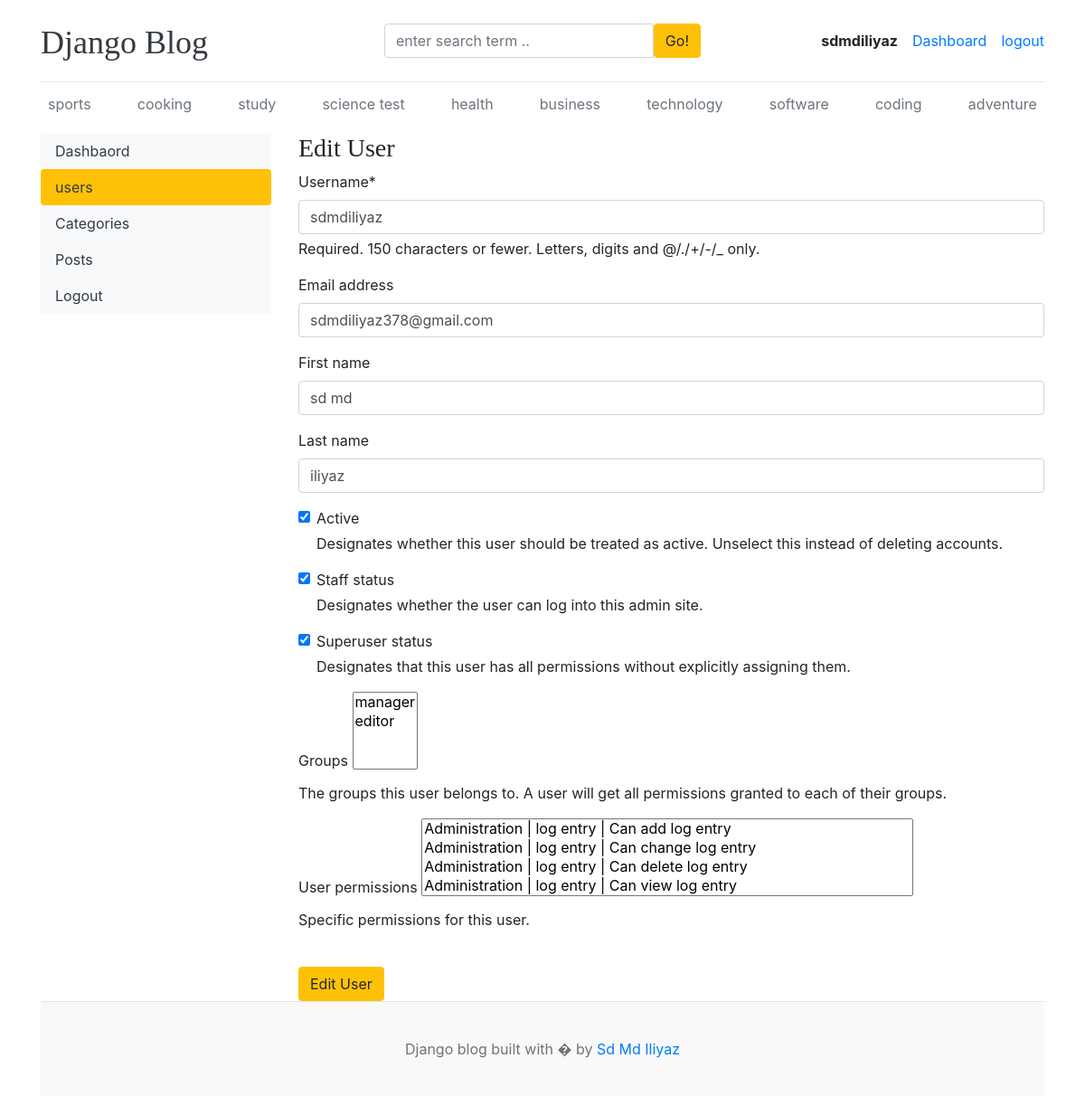
The page /dashboard/users/edit/1/ (signed in) on the database its author committed.
### blog_app/models.py (models this page shows, shortened)
class Category(models.Model):
    category_name = models.CharField(max_length=100 , unique=True)
    created_at = models.DateTimeField(auto_now_add=True)
    updated_at = models.DateTimeField(auto_now=True)
    class Meta:
        verbose_name_plural = 'Categories'

### dashboards/views.py (the view)
# urls.py: path('users/edit/<int:pk>/',views.edit_user,name="edit_user"),
def edit_user(request,pk):
    user = get_object_or_404(User,pk=pk)
    if request.method == "POST":
        form=EditUserForm(request.POST,instance=user)
        if form.is_valid():
            form.save()
            return redirect('users')
    form=EditUserForm(instance=user)
    context = {
        'form':form,
    }
    return render(request,'dashboard/edit_user.html',context)

### dashboards/forms.py
class EditUserForm(forms.ModelForm):
    class Meta:
        model=User
        fields=('username','email','first_name','last_name','is_active','is_staff','is_superuser','groups','user_permissions')

### blog_app/context_processors.py (called while the page is built)
def get_category(request):
    categories=Category.objects.all()
    return dict(categories=categories)

def get_sociallinks(request):
    social_link=SocialLink.objects.all()
    return dict(social_link=social_link)

### templates/dashboard/edit_user.html (shortened to what this page needs)
{% extends 'base.html' %}
{% block content %}
{% load crispy_forms_tags %}
<div class="row">
    {% include 'dashboard/sidebar.html' %}
     <div class='col-md-9'>
        {% if perms.auth.edit_user %}
            <h3>Edit User</h3>
            <form action="" method="POST">
                {{ form | crispy }}
                <br>
                <button type="submit" class='btn btn-warning'>Edit User</button>
            </form>
        {% else %}
            <h3>You don't have permission to view this page</h3>
        {% endif %}
     </div>
</div>
{% endblock %}

### templates/base.html (shortened to what this page needs)
 {% load static %}
<!DOCTYPE html>
<html lang="en">
<head>
    <link href="https://getbootstrap.com/docs/4.0/dist/css/bootstrap.min.css" rel="stylesheet">
    <link href="{% static 'css/blog.css' %}" rel="stylesheet">
    <link rel="stylesheet" href="https://cdnjs.cloudflare.com/ajax/libs/font-awesome/4.7.0/css/font-awesome.min.css">
  </head>
<body>
    <div class="container">
      <header class="blog-header py-3">
        <div class="row flex-nowrap justify-content-between align-items-center">
          <div class="col-4 pt-1">
            <a class="blog-header-logo text-dark" href="/">Django Blog</a>
          </div>
          <div class = 'col-4'>
            <form action='{% url 'search' %}' method="GET">
              <div class='input-group'>
                <input name="keyword" type="text" value="{{ keyword }}" class="form-control" placeholder="enter search term .. " area-label="enter Search" >
                <button type="submit" class="btn btn-warning" type='button'>Go!</button>
              </div>
            </form>
          </div>
          <div class="col-4 d-flex justify-content-end align-items-center">
            {% if not user.is_authenticated %}
            <a class="btn btn-sm btn-warning" href="{% url 'login' %}">Login</a> &nbsp;
            <a class="btn btn-sm btn-outline-secondary" href="{% url 'Register' %}">Register</a>
            {% else %}
            <b>{{ user }}</b>&emsp;
            <span><a href='{% url 'dashboard' %}'>Dashboard</a></span>&emsp;
            <span><a href="{% url 'logout' %}">logout</a></span>
            {% endif %}
          </div>
        </div>
      </header>
      <div class="nav-scroller py-1 mb-2">
        <nav class="nav d-flex justify-content-between">
          {% for cat in categories %}
          <a class="p-2 text-muted" href="{% url 'post_by_category' cat.id %}">{{ cat.category_name }} </a>
          {% endfor %}
        </nav>
      </div>
 {% block content %}
 {% endblock %}
 <footer class="blog-footer">
  <p>Django blog built with � by <a href="#">Sd Md Iliyaz</a></p>
 </footer>
 </body>
</html>

### blog_main/static/css/blog.css (style rules this page uses)
.blog-header { border-bottom: 1px solid #e5e5e5; }
.blog-header-logo { font-family: "Playfair Display", Georgia, "Times New Roman", serif; font-size: 2.25rem; }
h1, h2, h3, h4, h5, h6 { font-family: "Playfair Display", Georgia, "Times New Roman", serif; }
.blog-footer { padding: 2.5rem 0; color: #727272; text-align: center; background-color: #f9f9f9; border-top: .05rem solid #e5e5e5; }
.blog-footer p:last-child { margin-bottom: 0; }

### rows shown on the page
Category: category_name "sports"
Category: category_name "cooking"
Category: category_name "study"
Category: category_name "science test"
Category: category_name "health"
Category: category_name "business"
Category: category_name "technology"
Category: category_name "software"
Category: category_name "coding"
Category: category_name "adventure"

### other values the page prints
{{ user }} "sdmdiliyaz"
